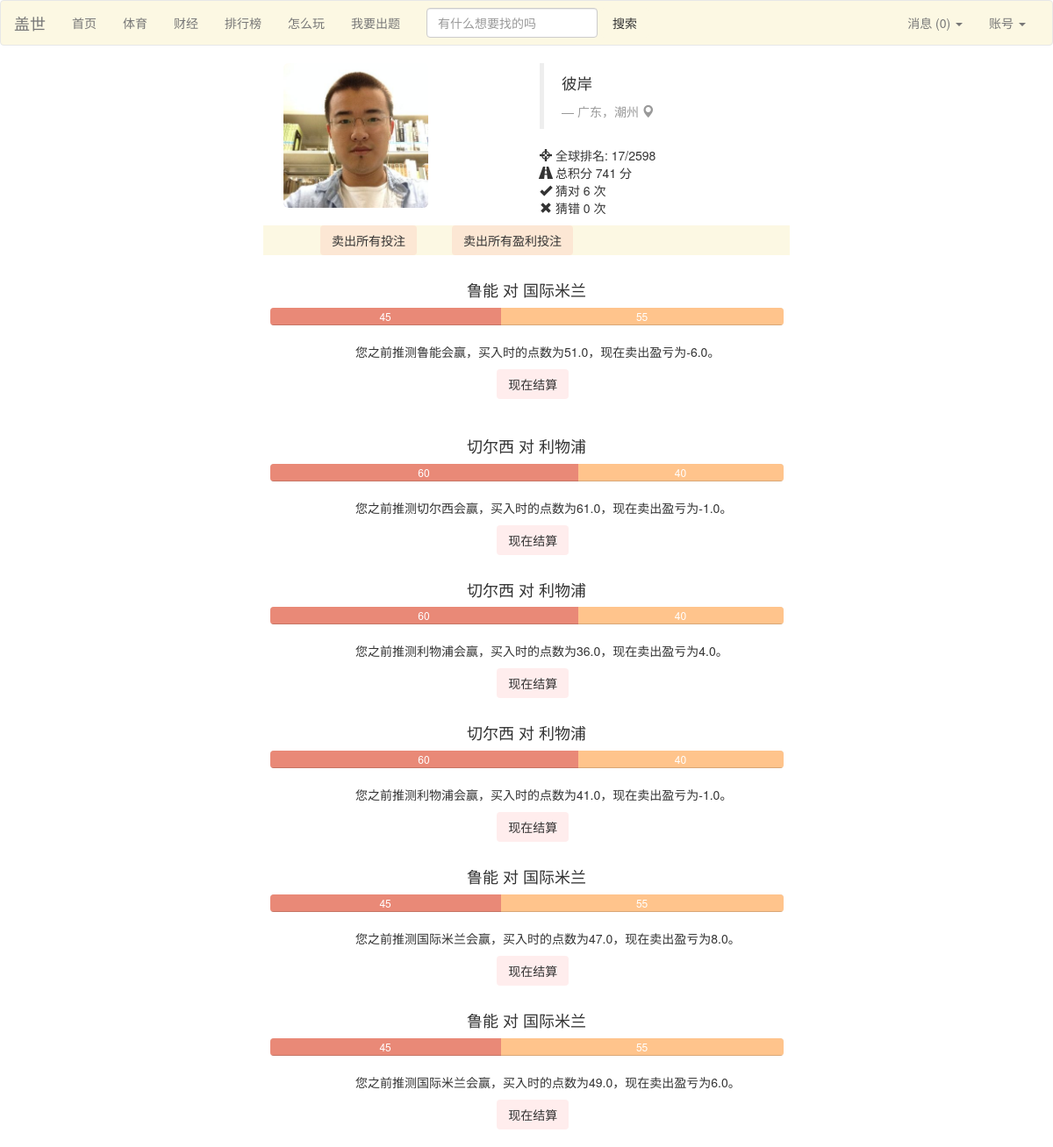
Screenshot of /profile (signed in) with the database file from the repository.
### Guess/models.py (models this page shows, shortened)
class Person(models.Model):
	user = models.OneToOneField(User)
	point = models.IntegerField(default=1000)
	expertise = models.TextField(default='N/A')
	win = models.IntegerField(default=0)
	lose = models.IntegerField(default=0)
	game = models.IntegerField(default=0)
	point_per_game = models.FloatField(default=0.0)
	index = models.IntegerField(default=0)
	class Meta:
		ordering = ('point','point_per_game',)

class Betting(models.Model):
	better = models.ForeignKey(Person)
	game = models.ForeignKey(Game)
	side = models.BooleanField()  # True means home wins and vice versa
	num = models.IntegerField(default=1)
	outcome = models.BooleanField(default=False)
	price_at_buy = models.FloatField()
	price_at_sell = models.FloatField()
	cleared = models.BooleanField(default=False)  # cleared means the result of the betting has been updated to the person profile

class Game(models.Model):
	index = models.IntegerField()
	headline = models.TextField()
	begin = models.DateTimeField(auto_now_add=True)
	expire = models.DateTimeField()
	name_home = models.CharField(max_length=30)
	price_home = models.IntegerField(default=50)
	num_home = models.IntegerField(default=0)
	name_away = models.CharField(max_length=30)
	price_away = models.IntegerField(default=50)
	num_away = models.IntegerField(default=0)
	outcome = models.BooleanField(default=False)   # True means home wins and vice versa
	ended = models.BooleanField(default=False)
	event = models.IntegerField()
	is_primary = models.IntegerField(default=0)
	game_type = models.CharField(max_length=50)
	class Meta:
		ordering = ('expire',)

### Guess/views.py (the view)
# urls.py: url(r'^profile$', 'Guess.views.profile', name='profile'),
def profile(request):
	if not request.user.is_authenticated():
		return redirect(reverse('login'))
	person = Person.objects.get(user=request.user)
	bets = []
	for b in Betting.objects.filter(better=person, cleared=False):
		if not b.game.ended:
			bets.append(b)
		else:
			b.clear()
	if request.method == 'POST':
		if 'marked_all_as_read' in request.POST:
			marked_all_as_read(person)
		if 'sell_all' in request.POST:
			for b in bets:
				b.clear()
				Message.objects.create(owner=person, betting=b, verbal='cleared'+b.game.headline)
		elif 'sell_win_bets' in request.POST:
			for b in bets:
				if b.side and b.game.price_home > b.price_at_buy:
					b.clear()
					Message.objects.create(owner=person, betting=b, verbal='cleared'+b.game.headline)
				elif (not b.side) and b.game.price_away > b.price_at_buy:
					b.clear()
					Message.objects.create(owner=person, betting=b, verbal='cleared'+b.game.headline)
		else:
			for b in bets:
				if str(b.pk) in request.POST:
					b.clear()
					Message.objects.create(owner=person, betting=b, verbal='cleared'+b.game.headline)
					break
		return redirect(reverse('profile'))
	else:
		person = Person.objects.get(user=request.user)
		para = {}
		para['person'] = person
		para['bets'] = bets
		para = encap_para(para, person)
		return render(request,'profile.html', para)

### Guess/templatetags/profile_tag.py (called while the page is built)
@register.simple_tag()
def sub(value1, value2):
	return value1-value2

### Guess/views.py (called while the page is built)
def find_unread(person):
	return Message.objects.filter(owner=person, read=False)

def encap_para(para,person):
	messages = find_unread(person)
	para['unread'] = len(messages)
	para['messages'] = messages
	return para

### Guess/templates/profile.html (shortened to what this page needs)
{% load bootstrap3 %}
{% load profile_tag %}
{% include "nav_bar.html" %}
<div class="container">
    <div class="row">
        <div class="col-sm-2 col-md-2 col-md-offset-3">
            <img src="/static/images/me.jpg"
            alt="" class="img-rounded img-responsive" />
        </div>
        <div class="col-sm-4 col-md-4 col-md-offset-1">
            <blockquote>
                <p>彼岸</p> <small><cite title="Source Title">广东，潮州  <i class="glyphicon glyphicon-map-marker"></i></cite></small>
            </blockquote>
            <p> <i class="glyphicon glyphicon-screenshot"></i> 全球排名: 17/2598
                <br /> <i class="glyphicon glyphicon-road"></i> 总积分 {{ person.point }} 分
                <br /> <i class="glyphicon glyphicon-ok"></i> 猜对 {{ person.win }} 次
                <br /> <i class="glyphicon glyphicon-remove"></i> 猜错 {{ person.lose }} 次</p>
        </div>
    </div>
</div>
<form method="POST">
<div class="container col-md-6 col-md-offset-3">
    <div class = "row well-frame-c spacer">
        <div class="col-md-1 col-md-offset-1"><input class="btn button-clear" type="submit" value="卖出所有投注" name="sell_all" onclick="on_sell_all(event)"/></div>
        <div class="col-md-1 col-md-offset-2"><input class="btn button-clear" type="submit" value="卖出所有盈利投注" name="sell_win_bets" onclick="on_submit(event)"/></div>
     </div>
</div>
{% for b in bets %}
<div class = "row">
    <div class="col-md-6 col-md-offset-3">
        {% if b.game.game_type == "体育" %}
        <h4 class="text-center">{{ b.game.name_home }} 对 {{ b.game.name_away }}</h4>
        {% elif b.game.game_type == "财经" %}
        <h4 class="text-center">{{ b.game.headline }}{{ b.game.name_home }} 还是 {{ b.game.name_away }} ？</h4>
        {% endif %}
        <div class="progress">
            <div class="progress-bar progress-bar-c1" style="width: {{ b.game.price_home }}%">{{ b.game.price_home }}</div>
            <div class="progress-bar progress-bar-c2" style="width: {{ b.game.price_away }}%">{{ b.game.price_away }}</div>
        </div>
        <div class="col-md-offset-2">
        {% if b.game.is_primary and b.game.game_type == "体育" %}
            {% if b.side %}
                <div><p>您之前推测{{ b.game.name_home }}会赢，买入时的点数为{{ b.price_at_buy }}，现在卖出盈亏为{% sub b.game.price_home b.price_at_buy %}。</p></div>
            {% else %}
                <div><p>您之前推测{{ b.game.name_away }}会赢，买入时的点数为{{ b.price_at_buy }}，现在卖出盈亏为{% sub b.game.price_away b.price_at_buy %}。</p></div>
            {% endif %}
        {% elif b.game.game_type == "体育" %}
            {% if b.side %}
                <div><p>您之前认为“{{ b.game.headline }}”，买入时的点数为{{ b.price_at_buy }}，现在卖出盈亏为{% sub b.game.price_home b.price_at_buy %}。</p></div>
            {% else %}
                <div><p>您之前不认为“{{ b.game.headline }}”，买入时的点数为{{ b.price_at_buy }}，现在卖出盈亏为{% sub b.game.price_away b.price_at_buy %}。</p></div>
            {% endif %}
        {% elif b.game.game_type == "财经" %}
            {% if b.side %}
                <div><p>您之前认为“{{ b.game.name_home }}”，买入时的点数为{{ b.price_at_buy }}，现在卖出盈亏为{% sub b.game.price_home b.price_at_buy %}。</p></div>
            {% else %}
                <div><p>您之前认为“{{ b.game.name_away }}”，买入时的点数为{{ b.price_at_buy }}，现在卖出盈亏为{% sub b.game.price_away b.price_at_buy %}。</p></div>
            {% endif %}
        {% endif %}
        </div>
            <div class="col-md-1 col-md-offset-5 spacer"><input class="btn button-clear" type="submit" value="现在结算" name="{{ b.pk }}" onclick="on_submit(event)"/></div>
        </div>
</div>
</form>
{% endfor %}

### Guess/templates/profile.html (style rules this page uses)
.spacer { margin-bottom: 20px; }
.progress-bar-c1 { background: rgba(233, 137,119 , 1); }
.progress-bar-c2 { background: rgba(255,196,140,1); }
.button-clear { background: rgba(255,78,80,0.1); }
.well-frame-c { background: rgba(252,248,227,1); }

### rows the page displays
Person: point "741", win "6", lose "0"
Betting: game.name_home "鲁能", game.name_away "国际米兰", game.price_home "45", game.price_away "55", price_at_buy "51.0", game+price_at_buy "-6.0"
Betting: game.name_home "切尔西", game.name_away "利物浦", game.price_home "60", game.price_away "40", price_at_buy "61.0", game+price_at_buy "-1.0"
Betting: game.name_home "切尔西", game.name_away "利物浦", game.price_home "60", game.price_away "40", price_at_buy "36.0", game+price_at_buy "4.0"
Betting: game.name_home "切尔西", game.name_away "利物浦", game.price_home "60", game.price_away "40", price_at_buy "41.0", game+price_at_buy "-1.0"
Betting: game.name_home "鲁能", game.name_away "国际米兰", game.price_home "45", game.price_away "55", price_at_buy "47.0", game+price_at_buy "8.0"
Betting: game.name_home "鲁能", game.name_away "国际米兰", game.price_home "45", game.price_away "55", price_at_buy "49.0", game+price_at_buy "6.0"

### other values shown
{{ unread }} "0"
